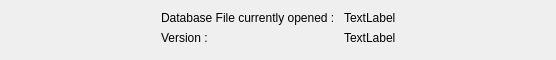
<?xml version="1.0" encoding="UTF-8"?>
<ui version="4.0">
 <class>DbStatusForm</class>
 <widget class="QWidget" name="DbStatusForm">
  <property name="geometry">
   <rect>
    <x>0</x>
    <y>0</y>
    <width>556</width>
    <height>60</height>
   </rect>
  </property>
  <property name="minimumSize">
   <size>
    <width>0</width>
    <height>0</height>
   </size>
  </property>
  <property name="windowTitle">
   <string>Form</string>
  </property>
  <layout class="QHBoxLayout" name="horizontalLayout">
   <item>
    <spacer name="horizontalSpacer">
     <property name="orientation">
      <enum>Qt::Horizontal</enum>
     </property>
     <property name="sizeHint" stdset="0">
      <size>
       <width>120</width>
       <height>20</height>
      </size>
     </property>
    </spacer>
   </item>
   <item>
    <layout class="QFormLayout" name="formLayout">
     <item row="0" column="0">
      <widget class="QLabel" name="label">
       <property name="text">
        <string>Database File currently opened : </string>
       </property>
      </widget>
     </item>
     <item row="0" column="1">
      <widget class="QLabel" name="dbFileLabel">
       <property name="text">
        <string>TextLabel</string>
       </property>
      </widget>
     </item>
     <item row="1" column="0">
      <widget class="QLabel" name="label_2">
       <property name="text">
        <string>Version : </string>
       </property>
      </widget>
     </item>
     <item row="1" column="1">
      <widget class="QLabel" name="dbVersionLabel">
       <property name="text">
        <string>TextLabel</string>
       </property>
      </widget>
     </item>
    </layout>
   </item>
   <item>
    <spacer name="horizontalSpacer_2">
     <property name="orientation">
      <enum>Qt::Horizontal</enum>
     </property>
     <property name="sizeHint" stdset="0">
      <size>
       <width>119</width>
       <height>20</height>
      </size>
     </property>
    </spacer>
   </item>
  </layout>
 </widget>
 <resources/>
 <connections/>
</ui>
